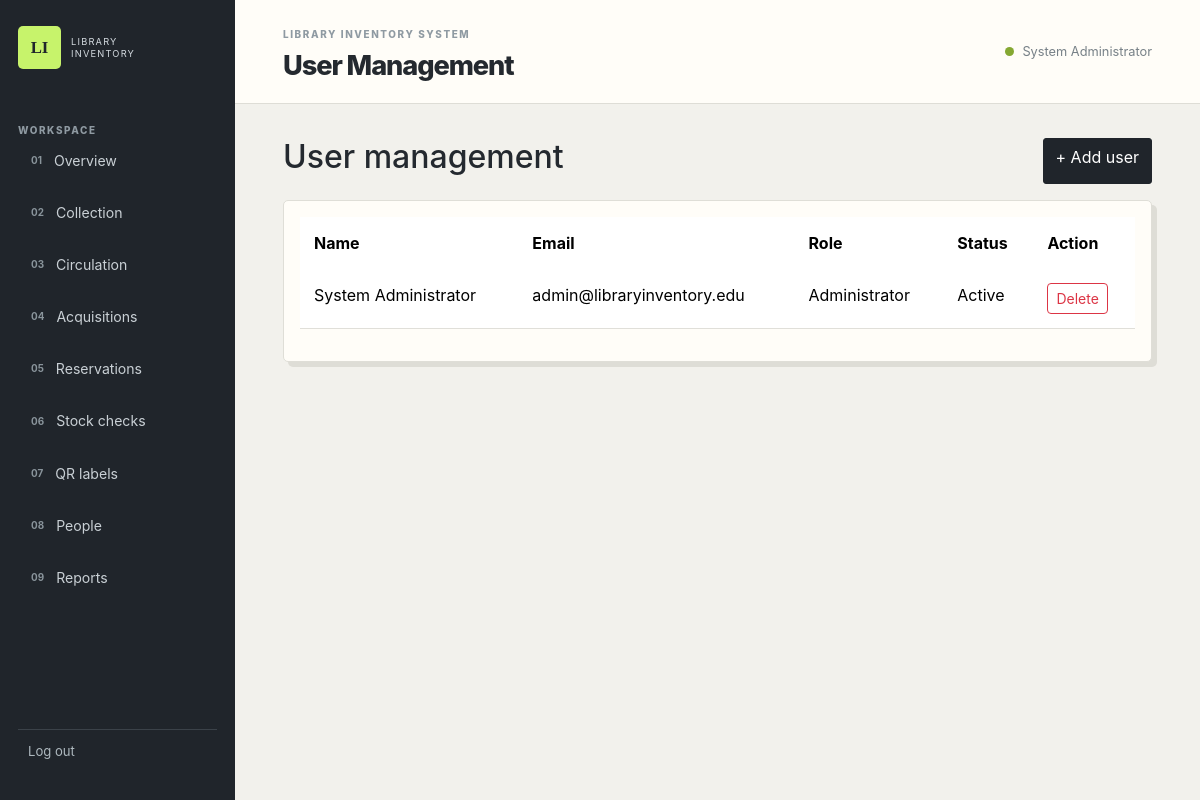
The app's page /?page=users (signed in) with its own data.
### tables this page shows
CREATE TABLE users(id INT UNSIGNED AUTO_INCREMENT PRIMARY KEY,name VARCHAR(150) NOT NULL,email VARCHAR(190) NOT NULL UNIQUE,password VARCHAR(255) NOT NULL,role ENUM('administrator','librarian','staff') NOT NULL DEFAULT 'staff',status ENUM('active','inactive') NOT NULL DEFAULT 'active',created_at TIMESTAMP DEFAULT CURRENT_TIMESTAMP);

### app/Controllers/UserController.php (called while the page is built, shortened)
<?php
final class UserController{public function index():void{Auth::requireRole(['administrator']);$users=Database::connection()->query('SELECT id,name,email,role,status,created_at FROM users ORDER BY name')->fetchAll();$title='User Management';require BASE_PATH.'/app/Views/users/index.php';}public function create():void{Auth::requireRole(['administrator']);if($_SERVER['REQUEST_METHOD']==='POST'&&Security::validCsrf($_POST['_csrf']??null)){$s=Database::connection()->prepare('INSERT INTO users(name,email,password,role) VALUES(?,?,?,?)');$s->execute([trim($_POST['name']),trim($_POST['email']),password_hash($_POST['password'],PASSWORD_DEFAULT),$_POST['role']]);Security::flash('success','User account created.');Security::redirect('users');}$title='Add User';require BASE_PATH.'/app/Views/users/form.php';}public function delete():void{Auth::requireRole(['administrator']);if(!Security::validCsrf($_POST['_csrf']??null)){Security::flash('danger','Request expired.');Security::redirect('users');}$id=(int)$_POST['id'];if($id===(int)Auth::user()['id']){Security::flash('danger','You cannot delete your current account.');Security::redirect('users');}$db=Database::connection();foreach([['checkouts','user_id'],['stock_checks','checked_by'],['audit_logs','user_id']] as [$table,$column]){try{$s=$db->prepare("SELECT COUNT(*) FROM `$table` WHERE `$column`=?");$s->execute([$id]);if((int)$s->fetchColumn()>0){Security::flash('danger','This user cannot be deleted because activity history exists.');Security::redirect('users');}}catch(\PDOException $e){}}$db->prepare('DELETE FROM users WHERE id=?')->execute([$id]);Security::flash('success','User deleted.');Security::redirect('users');}}

### app/Core/Router.php (called while the page is built, shortened)
<?php
final class Router{public static function dispatch():void{$page=$_GET['page']??'dashboard';$action=$_GET['action']??'index';if($page==='login'){require BASE_PATH.'/app/Views/auth/login.php';return;}if($page==='logout'){Auth::logout();}Auth::requireLogin();$map=['dashboard'=>'DashboardController','books'=>'BookController','transactions'=>'TransactionController','users'=>'UserController','reports'=>'ReportController','acquisitions'=>'AcquisitionController','reservations'=>'ReservationController','stock'=>'StockController','barcodes'=>'BarcodeController'];$class=$map[$page]??'DashboardController';$file=BASE_PATH.'/app/Controllers/'.$class.'.php';if(is_file($file))require_once $file;$fq='App\\Controllers\\'.$class;$obj=new $fq();if(!method_exists($obj,$action))$action='index';$obj->$action();}}

### public/index.php (called while the page is built, shortened)
<?php
spl_autoload_register(function(string $class){if(str_starts_with($class,'App\\')){$f=BASE_PATH.'/app/'.str_replace('\\','/',substr($class,4)).'.php';if(is_file($f))require $f;}});
Router::dispatch();

### app/Core/Security.php (called while the page is built, shortened)
<?php
final class Security{public static function e(mixed $v):string{return htmlspecialchars((string)$v,ENT_QUOTES,'UTF-8');}}

### app/Core/Auth.php (called while the page is built, shortened)
<?php
final class Auth{public static function user():?array{return $_SESSION['user']??null;}}

### app/Core/Database.php (called while the page is built, shortened)
<?php
final class Database{private static ?PDO $db=null;public static function connection():PDO{if(self::$db)return self::$db;try{self::$db=new PDO('mysql:host='.DB_HOST.';dbname='.DB_NAME.';charset=utf8mb4',DB_USER,DB_PASS,[PDO::ATTR_ERRMODE=>PDO::ERRMODE_EXCEPTION,PDO::ATTR_DEFAULT_FETCH_MODE=>PDO::FETCH_ASSOC,PDO::ATTR_EMULATE_PREPARES=>false]);}catch(PDOException $e){http_response_code(503);exit('Database unavailable. Import library_inventory.sql and start MySQL.');}return self::$db;}}

### app/Views/users/index.php (the view)
<?php use App\Core\Security;require BASE_PATH.'/app/Views/layout/header.php';?><div class="d-flex justify-content-between mb-3"><h2>User management</h2><a class="btn btn-pink" href="<?= BASE_URL ?>/?page=users&action=create">+ Add user</a></div><div class="card p-3"><table class="table"><thead><tr><th>Name</th><th>Email</th><th>Role</th><th>Status</th><th>Action</th></tr></thead><tbody><?php foreach($users as $u):?><tr><td><?= Security::e($u['name']) ?></td><td><?= Security::e($u['email']) ?></td><td><?= Security::e(ucfirst($u['role'])) ?></td><td><?= Security::e(ucfirst($u['status'])) ?></td><td><form method="post" action="<?= BASE_URL ?>/?page=users&action=delete" onsubmit="return confirm('Delete this user?');"><input type="hidden" name="_csrf" value="<?= Security::csrf() ?>"><input type="hidden" name="id" value="<?= $u['id'] ?>"><button class="btn btn-sm btn-outline-danger">Delete</button></form></td></tr><?php endforeach;?></tbody></table></div><?php require BASE_PATH.'/app/Views/layout/footer.php';?>

### app/Views/layout/header.php
<?php use App\Core\Security;use App\Core\Auth;$flashes=Security::flashes();?><!doctype html><html lang="en"><head><meta charset="utf-8"><meta name="viewport" content="width=device-width,initial-scale=1"><title><?= Security::e($title??APP_NAME) ?> · <?= APP_NAME ?></title><link href="https://cdn.jsdelivr.net/npm/bootstrap@5.3.3/dist/css/bootstrap.min.css" rel="stylesheet"><link href="<?= BASE_URL ?>/assets/css/app.css?v=inventory3" rel="stylesheet"></head><body><div class="inventory-shell"><aside class="rail"><a class="rail-logo" href="<?= BASE_URL ?>/?page=dashboard"><span>LI</span><small>LIBRARY<br>INVENTORY</small></a><div class="rail-label">WORKSPACE</div><nav><a href="<?= BASE_URL ?>/?page=dashboard"><b>01</b>Overview</a><a href="<?= BASE_URL ?>/?page=books"><b>02</b>Collection</a><a href="<?= BASE_URL ?>/?page=transactions"><b>03</b>Circulation</a><a href="<?= BASE_URL ?>/?page=acquisitions"><b>04</b>Acquisitions</a><a href="<?= BASE_URL ?>/?page=reservations"><b>05</b>Reservations</a><a href="<?= BASE_URL ?>/?page=stock"><b>06</b>Stock checks</a><a href="<?= BASE_URL ?>/?page=barcodes"><b>07</b>QR labels</a><a href="<?= BASE_URL ?>/?page=users"><b>08</b>People</a><a href="<?= BASE_URL ?>/?page=reports"><b>09</b>Reports</a></nav><a class="rail-exit" href="<?= BASE_URL ?>/?page=logout">Log out</a></aside><main class="workspace"><header class="workspace-top"><div><span class="kicker">LIBRARY INVENTORY SYSTEM</span><h1><?= Security::e($title??'Dashboard') ?></h1></div><div class="profile"><span class="profile-dot"></span><?= Security::e(Auth::user()['name']??'') ?></div></header><section class="workspace-content"><?php foreach($flashes as [$type,$msg]):?><div class="alert alert-<?= Security::e($type) ?> alert-dismissible fade show"><?= Security::e($msg) ?><button class="btn-close" data-bs-dismiss="alert"></button></div><?php endforeach; ?>

### public/assets/css/app.css (style rules this page uses)
:root { --lime:#c7f36b;--lime-dark:#85a832;--graphite:#20252b;--graphite-2:#2b3138;--paper:#fffdf8;--canvas:#f2f1ec;--ink:#24292f;--muted:#778087 }
* { box-sizing:border-box }
body { margin:0;font-family:Inter,ui-sans-serif,system-ui,sans-serif;background:var(--canvas);color:var(--ink) }
.inventory-shell { min-height:100vh;display:flex }
.rail { width:235px;background:var(--graphite);color:#fff;min-height:100vh;padding:26px 18px;display:flex;flex-direction:column;flex-shrink:0 }
.rail-logo { display:flex;align-items:center;gap:10px;color:#fff;text-decoration:none;margin-bottom:54px }
.rail-logo span { width:43px;height:43px;background:var(--lime);color:var(--graphite);display:grid;place-items:center;font-weight:900;font-family:Georgia,serif;font-size:1.05rem;border-radius:5px }
.rail-logo small { font-size:.58rem;line-height:1.25;letter-spacing:.13em;color:#d4dbe0 }
.rail-label,.kicker { font-size:.62rem;letter-spacing:.16em;font-weight:800;color:#8f9aa2 }
.rail nav { display:grid;gap:7px }
.rail nav a { display:flex;gap:12px;align-items:center;color:#c9d0d5;text-decoration:none;padding:12px 10px;font-size:.88rem;border-left:3px solid transparent }
.rail nav b { font-size:.62rem;color:#89949b }
.rail-exit { margin-top:auto;color:#aeb9bf;text-decoration:none;font-size:.82rem;padding:12px 10px;border-top:1px solid #3b4249 }
.workspace { flex:1;min-width:0 }
.workspace-top { height:104px;background:var(--paper);border-bottom:1px solid #deddd6;padding:25px 4vw;display:flex;align-items:center;justify-content:space-between }
.workspace-top h1 { font-size:1.7rem;margin:6px 0 0;font-weight:800;letter-spacing:-.04em }
.profile { font-size:.8rem;color:var(--muted);display:flex;align-items:center;gap:8px }
.profile-dot { height:9px;width:9px;background:var(--lime-dark);border-radius:50% }
.workspace-content { padding:34px 4vw 52px;max-width:1450px }
.card { border:1px solid #dfded7;border-radius:5px;background:var(--paper);box-shadow:5px 5px 0 #deddd6 }
.btn-pink { background:var(--graphite);border-color:var(--graphite);color:#fff;border-radius:3px }
.table thead { background:var(--graphite);color:#fff }
.table thead th { border:0;padding:14px }
.table td { padding:14px;border-color:#e0dfd9 }

### records on screen
users: name "System Administrator", email "admin@libraryinventory.edu", role "Administrator", status "Active"

### other values on screen
Security::e($title??'Dashboard') "User Management"
